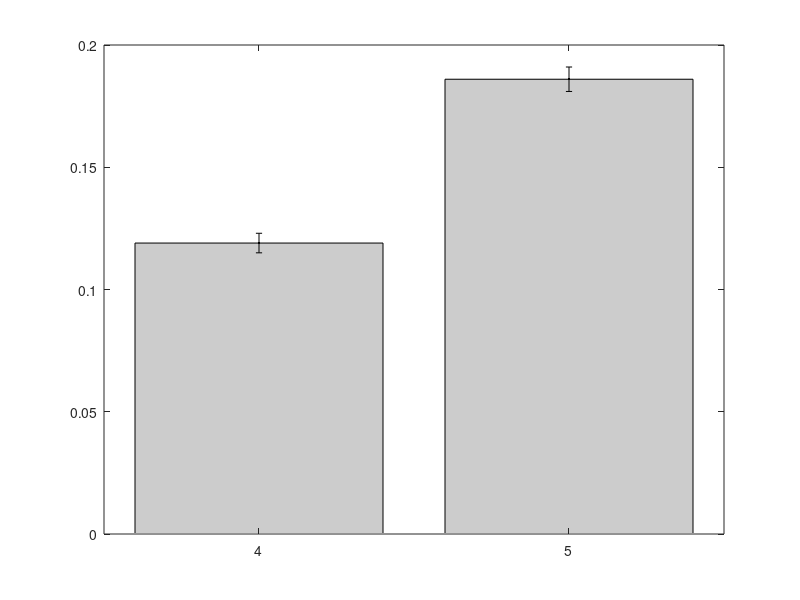

Reproduce this figure in MATLAB. (Note: this script raises an error after producing the figure.)
function plot_dimensional_scaling()
    figure('Position', [100, 100, 800, 600]);
    
    dimensions = [4, 5];
    growth_rates = [0.119, 0.186];
    uncertainties = [0.004, 0.005];
    
    % Create bar plot
    bar(dimensions, growth_rates, 'FaceColor', [0.8 0.8 0.8]); 
    hold on;
    
    % Add error bars
    errorbar(dimensions, growth_rates, uncertainties, 'k.', 'LineWidth', 2, 'CapSize', 10);
    
    ratio = 0.186 / 0.119;
    text(3.5, 0.16, sprintf('$\\frac{\\gamma_{d=5}}{\\gamma_{d=4}} = %.3f$', ratio), ...
         'FontSize', 14, 'FontWeight', 'bold', 'Interpreter', 'latex');
    xlabel('Dimension ($d$)', 'Interpreter', 'latex'); 
    ylabel('Growth Rate ($\gamma$)', 'Interpreter', 'latex');
    grid on;
    saveas(gcf, 'dimensional_scaling.png');
end
